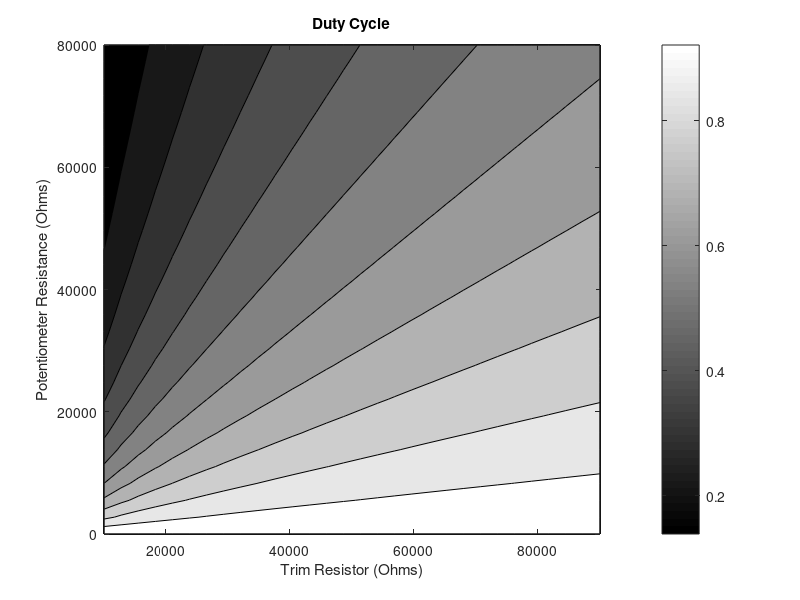
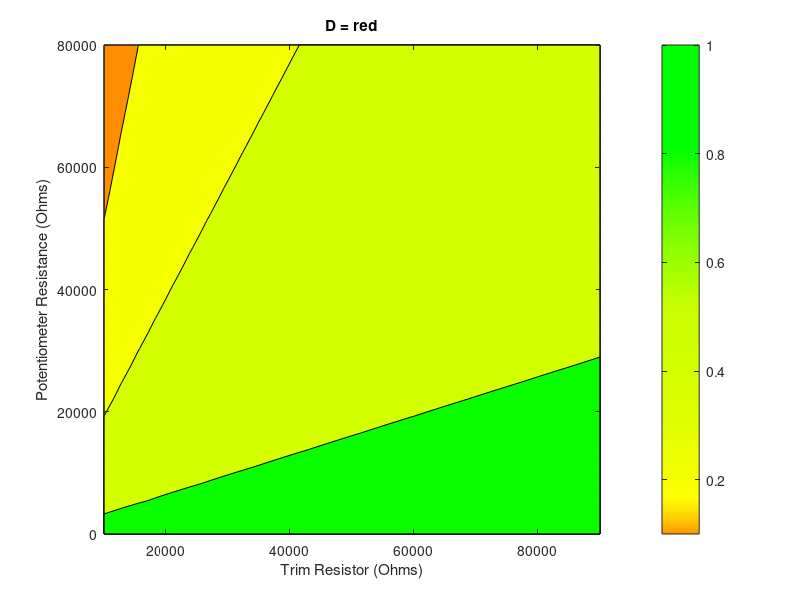
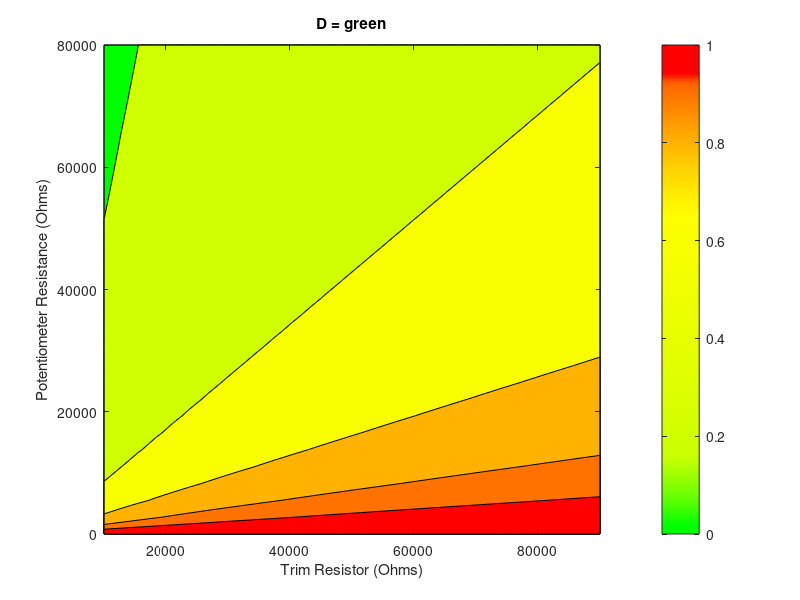

Here is the MATLAB script that generated these plots, in order: (Note: this script raises an error after producing the figures.)
C = 1e-7;

R1 = linspace(10e3,90e3,30);
Rpot = linspace(0,80e3,30);
[R_1,R_pot] = meshgrid(R1,Rpot);

thigh = .9 * R_1 * C;
tlow = .7 * R_pot * C;
D = thigh ./ (tlow + thigh);

D_green = [0 5 10 20 40 80 100]'/100;
D_green_new = [D_green(1:2); (D_green(2:end-2) + D_green(3:end-1))/2; D_green(end-1:end)];
RGB = [ 255 0 0;    % red
        255 0 0;    % red
        255 100 0;  % red-orange
        255 150 0;  % orange
        255 255 0;  % yellow
        200 255 0;  % yellow-green
        0 255 0;    % green
        0 255 0];   % green
RGB = RGB / 255;

N = 128;

close all

figure
contourf(R_1,R_pot,D)
colormap(gray)
xlabel('Trim Resistor (Ohms)')
ylabel('Potentiometer Resistance (Ohms)')
title('Duty Cycle')
colorbar

% red => D, green => 1-D
figure
contourf(R_1,R_pot,D,D_green)
colormap(interp1(D_green_new,RGB,sort(D(:))));

xlabel('Trim Resistor (Ohms)')
ylabel('Potentiometer Resistance (Ohms)')
title('D = red')
colorbar

% green => D, red => 1-D
figure
contourf(R_1,R_pot,D,1-D_green)
colormap(interp1(1-D_green_new,RGB,sort(D(:))));
xlabel('Trim Resistor (Ohms)')
ylabel('Potentiometer Resistance (Ohms)')
title('D = green')
colorbar

figure
contourf(R_1,R_pot/max(R_pot,[],'all')*60,D,1-D_green)
colormap(interp1(1-D_green_new,RGB,sort(D(:))));
xlabel('Trim Resistor (Ohms)')
ylabel('Minutes Remaining')
title('D = green')
colorbar
grid on
